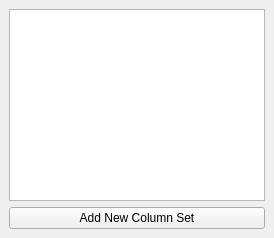
<?xml version="1.0" encoding="UTF-8"?>
<ui version="4.0">
 <class>ViewColumnSetDock</class>
 <widget class="QDockWidget" name="ViewColumnSetDock">
  <property name="mouseTracking">
   <bool>false</bool>
  </property>
  <property name="windowIcon">
   <iconset resource="../images.qrc">
    <normaloff>:/img/hammer.png</normaloff>:/img/hammer.png</iconset>
  </property>
  <property name="windowTitle">
   <string>Column Sets</string>
  </property>
  <widget class="QWidget" name="main_widget">
   <property name="enabled">
    <bool>true</bool>
   </property>
   <property name="toolTip">
    <string>FIXME</string>
   </property>
   <layout class="QVBoxLayout" name="verticalLayout">
    <item>
     <widget class="QListWidget" name="list_sets">
      <property name="enabled">
       <bool>true</bool>
      </property>
      <property name="font">
       <font>
        <pointsize>8</pointsize>
       </font>
      </property>
      <property name="editTriggers">
       <set>QAbstractItemView::NoEditTriggers</set>
      </property>
      <property name="alternatingRowColors">
       <bool>true</bool>
      </property>
      <property name="uniformItemSizes">
       <bool>true</bool>
      </property>
     </widget>
    </item>
    <item>
     <widget class="QPushButton" name="btn_add">
      <property name="text">
       <string>Add New Column Set</string>
      </property>
      <property name="icon">
       <iconset resource="../images.qrc">
        <normaloff>:/img/table_add.png</normaloff>:/img/table_add.png</iconset>
      </property>
     </widget>
    </item>
   </layout>
  </widget>
 </widget>
 <resources>
  <include location="../images.qrc"/>
 </resources>
 <connections/>
</ui>
